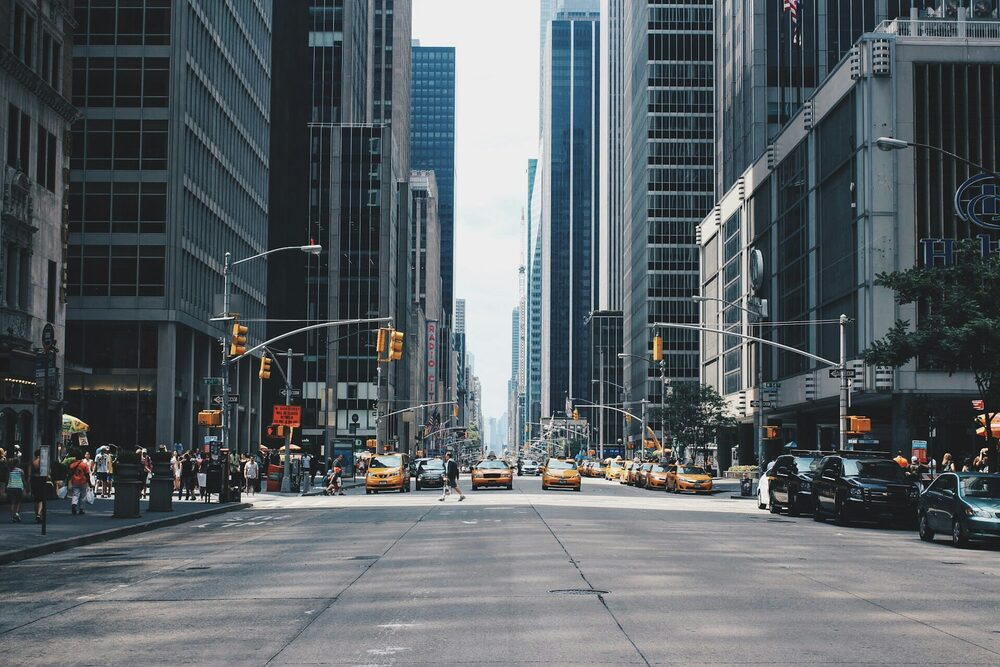
#> input picture Artificial intelligence/Find and adjust horizon line/nohorizon.jpeg, 1000 x 667 px
$ python find_horizon.py
#> lines starting #> are read from the running program, lines starting #| are printed output that depends on the picture; after the words box and inside, x2 and y2 are one past the last pixel; in counts of white or black regions, pixels touching at a corner belong together; long printed decimals are rounded
### Artificial intelligence/Find and adjust horizon line/crop_and_scale.py
import cv2

def get_cropping_and_scaling_parameters(original_resolution: tuple, new_resolution: tuple) -> dict:
    """
    :param original_resolution: resolution of original image, unscaled frame
    :param new_resolution: desired resolution for performing inference
    :return: a dictionary containing cropped frame and scaled frame
    """

    new_aspect_ratio = new_resolution[0] / new_resolution[1]
    original_aspect_ratio = original_resolution[0] / original_resolution[1]

    if new_aspect_ratio > original_aspect_ratio:
        print("new_aspect_ratio > original_aspect_ratio, swapping..")
        new_aspect_ratio = original_aspect_ratio

    height = original_resolution[1]
    width = original_resolution[0]

    new_width = height * new_aspect_ratio
    margin = (width - new_width) // 2

    cropping_start = int(margin)
    cropping_end = int(width - margin)

    scale_factor = new_resolution[1] / original_resolution[1]

    params = {"cropping_start": cropping_start, "cropping_end": cropping_end, "scale_factor": scale_factor}

    return params

def crop_and_scale(frame, cropping_start, cropping_end, scale_factor):
    frame = frame[:, cropping_start:cropping_end]
    frame = cv2.resize(frame, (0, 0), fx=scale_factor, fy=scale_factor)

    return frame

# test
# [16 lines that do not run on import are left out]

### Artificial intelligence/Find and adjust horizon line/draw_display.py
import numpy as np
from math import radians, cos, sin, pi
import cv2

FULL_ROTATION = 360
FULL_ROTATION_RADIANS = 2 * pi

def draw_horizon(frame: np.ndarray, roll: float , pitch: float,
                    fov: float, color: tuple, draw_groundline: bool):

    if roll is None:
        return

    roll = radians(roll)

    # determine if the sky is up or down based on the roll
    sky_is_up = (roll >= FULL_ROTATION_RADIANS * .75 or (roll > 0 and roll <= FULL_ROTATION_RADIANS * .25))

    distance = pitch / fov * frame.shape[0]
    # Line perpendicular to horizon line
    angle_perpendicular = roll + pi / 2
    x_perpendicular = distance * cos(angle_perpendicular) + frame.shape[1] / 2
    y_perpendicular = distance * sin(angle_perpendicular) + frame.shape[0] / 2

    # Horizon line
    run = cos(roll)
    rise = sin(roll)
    if run != 0:
        m = rise / run
        b = y_perpendicular - m * x_perpendicular
        points = _find_points(m, b, frame.shape)
        if not points:
            return
        else:
            p1, p2 = points

    else:
        p1 = (int(np.round(x_perpendicular)), 0)
        p2 = (int(np.round(x_perpendicular)), frame.shape[0])

    cv2.line(frame, p1, p2, color, 2)

    if draw_groundline and m != 0:
        m_perp = -1 / m
        b_perp = y_perpendicular - m_perp * x_perpendicular
        points = _find_points(-1 / m, b_perp, frame.shape)
        above_line = m * points[0][0] + b < points[0][1]
        if (sky_is_up and above_line) or (not sky_is_up and not above_line):
            p2 = points[0]
        else:
            p2 = points[1]
        p1x = int(np.round(x_perpendicular))
        p1y = int(np.round(y_perpendicular))
        p1 = (p1x, p1y)
        cv2.line(frame, p1, p2, (0, 191, 255), 1)


def _find_points(m: float, b: float, frame_shape: tuple) -> list:
    """"
    Given the slope (m), y intercept (b) and the frame shape (frame_shape),
    find the two points of the line that intersect with the border of the frame.
    """
    # special condition if slope is 0
    if m == 0:
        b = int(np.round(b))
        p1 = (0, b)
        p2 = (frame_shape[1], b)
        return [p1, p2]

    points_to_return = []
    # left
    if 0 < b <= frame_shape[0]:
        px = 0
        py = int(np.round(b))
        points_to_return.append((px, py))
    # top
    if 0 < -b / m <= frame_shape[1]:
        px = int(np.round(-b / m))
        py = 0
        points_to_return.append((px, py))
    # right
    if 0 < m * frame_shape[1] + b <= frame_shape[0]:
        px = frame_shape[1]
        py = int(np.round(m * frame_shape[1] + b))
        points_to_return.append((px, py))
    # bottom
    if 0 < (frame_shape[0] - b) / m <= frame_shape[1]:
        px = int(np.round((frame_shape[0] - b) / m))
        py = frame_shape[0]
        points_to_return.append((px, py))

    return points_to_return

### Artificial intelligence/Find and adjust horizon line/find_horizon.py
import cv2
import numpy as np
import skimage.measure
from math import atan2, cos, sin, pi, degrees, radians
from numpy.linalg import norm

from timeit import default_timer as timer

from draw_display import draw_horizon
from crop_and_scale import get_cropping_and_scaling_parameters, crop_and_scale

FULL_ROTATION = 360
KERNEL_SIZE = 5


class HorizonDetector:
    def __init__(self, exclusion_thresh: float, fov: float, acceptable_variance: float, frame_shape: tuple):
        """
        :param exclusion_thresh: how close horizon points have to be to predicted horizon in order to be considered valid
        :param fov: field of view of the camera
        :param acceptable_variance: minimum variance for horizon contour points
        :param frame_shape: used to convert exclusion_thresh from a pitch angle to pixels
        """

        self.exclusion_thresh = exclusion_thresh
        self.exclusion_thresh_pixels = exclusion_thresh * frame_shape[0] // fov
        self.fov = fov
        self.acceptable_variance = acceptable_variance
        self.frame_shape = frame_shape

        self.predicted_roll = None
        self.predicted_pitch = None
        self.recent_horizons = [None, None]

    def find_horizon(self, frame : np.ndarray, diagnostic_mode : bool = False):
        """
        :param frame:
        :param diagnostic_mode:
        :return: calculated values for horizon: roll, pitch, variance, is_good_horizon, mask
        """

        # If no horizon is found we should set default values
        roll, pitch, variance, is_good_horizon = None, None, None, None

        bgr2gray = cv2.cvtColor(frame, cv2.COLOR_BGR2GRAY)

        # Blue nuances
        lower = np.array([109, 0, 116])
        upper = np.array([153, 255, 255])
        hsv = cv2.cvtColor(frame, cv2.COLOR_BGR2HSV)
        hsv_mask = cv2.inRange(hsv, lower, upper)
        blue_filtered_greyscale = cv2.add(bgr2gray, hsv_mask)

        blur = cv2.bilateralFilter(blue_filtered_greyscale, 9, 50, 50)
        _, mask = cv2.threshold(blur, 250, 255, cv2.THRESH_OTSU)
        edges = cv2.Canny(image=bgr2gray, threshold1=200, threshold2=250)
        edges = skimage.measure.block_reduce(edges, (KERNEL_SIZE, KERNEL_SIZE), np.max)

        contours, _ = cv2.findContours(mask, cv2.RETR_TREE, cv2.CHAIN_APPROX_NONE)

        # If no regions were found
        if len(contours) == 0:
            self._predict_next_horizon()

            if diagnostic_mode:
                mask = cv2.cvtColor(mask, cv2.COLOR_GRAY2BGR)

            return roll, pitch, variance, is_good_horizon, mask

        largest_contour = sorted(contours, key=cv2.contourArea, reverse=True)[0]

        x_original = np.array([i[0][0] for i in largest_contour])
        y_original = np.array([i[0][1] for i in largest_contour])

        # Separate the points that lie on the edge of the frame from all other points
        # With the edge points we will know if sky is up
        x_abbr, y_abbr = [], []
        x_edge_points, y_edge_points = [], []

        for n, x_point in enumerate(x_original):
            y_point = y_original[n]

            if x_point == 0 or x_point == frame.shape[1] - 1 or y_point == 0 or y_point == frame.shape[0] - 1:
                x_edge_points.append(x_point)
                y_edge_points.append(y_point)
            else:
                x_abbr.append(x_point)
                y_abbr.append(y_point)

        max_points = 20
        step_size = len(x_edge_points) // max_points

        if step_size > 1:
            x_edge_points = x_edge_points[::step_size]
            y_edge_points = y_edge_points[::step_size]

        if x_edge_points:
            avg_x = np.average(x_edge_points)
            avg_y = np.average(y_edge_points)
        else:
            avg_x = np.average(x_abbr)
            avg_y = np.average(y_abbr)

        max_points = 100
        step_size = len(x_original) // max_points

        if step_size > 1:
            x_abbr  = x_abbr [::step_size]
            y_abbr = y_abbr[::step_size]

        if self.predicted_roll is not None:
            predicted_roll_radians = radians(self.predicted_roll)
            distance = self.predicted_pitch / self.fov * frame.shape[0]

            angle_perpendicular = predicted_roll_radians + pi / 2
            x_perpendicular = distance * cos(angle_perpendicular) + frame.shape[1] / 2
            y_perpendicular = distance * sin(angle_perpendicular) + frame.shape[0] / 2

            # Convert from roll and pitch of predicted horizon to m and b
            run = cos(predicted_roll_radians)
            rise = sin(predicted_roll_radians)

            if run != 0:
                predicted_m = rise / run
                predicted_b = y_perpendicular - predicted_m * x_perpendicular

            # 2 points on the line from the previous horizon
            p1 = np.array([0, predicted_b])
            p2 = np.array([frame.shape[1], predicted_m * frame.shape[1] + predicted_b])
            p2_minus_p1 = p2 - p1

        x_filtered = []
        y_filtered = []

        # Filter out points that don't lie on the edge
        for idx, x_point in enumerate(x_abbr):
            y_point = y_abbr[idx]

            # If point is already on some edge
            if edges[y_point // KERNEL_SIZE][x_point // KERNEL_SIZE] == 0:
                continue

            # If there is no predicted horizon
            if self.predicted_roll is None:
                x_filtered.append(x_point)
                y_filtered.append(y_point)
                continue

            # If there is a predicted horizon, check if the current point is close to it
            p3 = np.array([x_point, y_point])
            distance = norm(np.cross(p2_minus_p1, p1 - p3)) / norm(p2_minus_p1)
            if distance < self.exclusion_thresh_pixels:
                x_filtered.append(x_point)
                y_filtered.append(y_point)

        x_filtered = np.array(x_filtered)
        y_filtered = np.array(y_filtered)

        if diagnostic_mode:
            # Scaling
            desired_height = 500
            scale_factor = desired_height / frame.shape[0]
            desired_width = int(np.round(frame.shape[1] * scale_factor))
            desired_dimensions = (desired_width, desired_height)

            mask = cv2.resize(mask, desired_dimensions)
            mask = cv2.cvtColor(mask, cv2.COLOR_GRAY2BGR)

            # Draw points
            for n, i in enumerate(x_abbr):
                circle_x = int(np.round(i * scale_factor))
                circle_y = int(np.round(y_abbr[n] * scale_factor))
                cv2.circle(mask, (circle_x, circle_y), 5, (0, 255, 0), -1)

            for n, i in enumerate(x_filtered):
                circle_x = int(np.round(i * scale_factor))
                circle_y = int(np.round(y_filtered[n] * scale_factor))
                cv2.circle(mask, (circle_x, circle_y), 5, (0, 255, 0), -1)

            # Draw horizon (if it exists)
            if self.predicted_roll:
                lower_pitch = self.predicted_pitch + self.exclusion_thresh
                draw_horizon(mask, self.predicted_roll, lower_pitch, self.fov, (0, 150, 255), False)

                upper_pitch = self.predicted_pitch - self.exclusion_thresh
                draw_horizon(mask, self.predicted_roll, upper_pitch, self.fov, (0, 150, 255), False)

                cv2.putText(mask, 'Horizon Lock', (20, 40), cv2.FONT_HERSHEY_COMPLEX_SMALL, 1,
                            (0, 150, 255), 1, cv2.LINE_AA)

                # for testing
                _, edges_binary = cv2.threshold(edges, 10, 255, cv2.THRESH_BINARY)
                edges_binary = cv2.resize(edges_binary, desired_dimensions)
                cv2.imshow('canny', edges_binary)
                blue_filtered_greyscale = cv2.resize(blue_filtered_greyscale, desired_dimensions)
                cv2.imshow('blue_filtered_greyscale', blue_filtered_greyscale)
                mask = cv2.resize(mask, desired_dimensions)
                cv2.imshow('mask', mask)

        # If there are not enough points
        if x_filtered.shape[0] < 12:
            self._predict_next_horizon()
            return roll, pitch, variance, is_good_horizon, mask

        # Polynomial fit cu cele mai mici patrate
        m, b = np.polyfit(x_filtered, y_filtered, 1)
        roll = atan2(m, 1)
        roll = degrees(roll)

        # Sky direction (above/below)
        if m * avg_x + b > avg_y:
            sky_is_up = 1 # above
        else:
            sky_is_up = 0 # below


        # Take the dist from the center point of the image to the horizon and find the pitch in degress based on FOV and height
        # 2 points along horizon
        p1 = np.array([0, b])
        p2 = np.array([frame.shape[1], m * frame.shape[1] + b])
        # Center of the image
        p3 = np.array([frame.shape[1] // 2, frame.shape[0] // 2])
        # Distance to horizon
        distance_to_horizon = norm(np.cross(p2 - p1, p1 - p3)) / norm(p2 - p1)
        # Check if the plane is pointing above or below horizon
        if p3[1] < m * frame.shape[1] // 2 + b and sky_is_up:
            plane_pointing_up = 1
        elif p3[1] > m * frame.shape[1] // 2 + b and sky_is_up == False:
            plane_pointing_up = 1
        else:
            plane_pointing_up = 0

        pitch = distance_to_horizon / frame.shape[0] * self.fov
        if not plane_pointing_up:
            pitch *= -1

        # Variance will be treated as a confidence score
        p2_minus_p1 = p2 - p1
        distance_list = []

        for n, x_point in enumerate(x_filtered):
            y_point = y_filtered[n]
            p3 = np.array([x_point, y_point])
            distance = norm(np.cross(p2_minus_p1, p1 - p3)) / norm(p2_minus_p1)
            distance_list.append(distance)

        variance = np.average(distance_list) / frame.shape[0] * 100

        # Adjust the roll in 0-360 degrees range
        roll = self._adjust_roll(roll, sky_is_up)

        # determine if the horizon is acceptable
        if variance < self.acceptable_variance:
            is_good_horizon = 1
        else:
            is_good_horizon = 0
        self._predict_next_horizon(roll, pitch, is_good_horizon)

        return roll, pitch, variance, is_good_horizon, mask

    def _adjust_roll(self, roll: float, sky_is_up: bool) -> float:
        """
        Adjusts the roll to be within the range of 0-360 degrees.
        Removes negative values and values greater than 360 degrees.
        """
        roll = abs(roll % FULL_ROTATION)
        in_sky_is_up_sector = (roll >= FULL_ROTATION * .75 or (roll > 0 and roll <= FULL_ROTATION * .25))

        if sky_is_up == in_sky_is_up_sector:
            return roll
        if roll < FULL_ROTATION / 2:
            roll += FULL_ROTATION / 2
        else:
            roll -= FULL_ROTATION / 2
        return roll


    def _predict_next_horizon(self, current_roll = None, current_pitch = None, is_good_horizon = None):
        """
            Based on the positions of recent horizons, predict the approximate
            position of the next horizon.
            Used to filter out noise in the next iteration.
        """
        if not is_good_horizon:
            current_horizon = None
        else:
            current_horizon = (current_roll, current_pitch)

        self.recent_horizons.append(current_horizon)
        del self.recent_horizons[0]

        if None in self.recent_horizons:
            self.predicted_roll = None
            self.predicted_pitch = None
        else:
            roll1 = self.recent_horizons[0][0]
            roll2 = self.recent_horizons[1][0]
            roll_delta = roll2 - roll1
            self.predicted_roll = roll2 + roll_delta

            pitch1 = self.recent_horizons[0][1]
            pitch2 = self.recent_horizons[1][1]
            pitch_delta = pitch2 - pitch1
            self.predicted_pitch = pitch2 + pitch_delta

if __name__ == "__main__":

    path = "nohorizon.jpeg"
    frame = cv2.imread(path)
#> frame is the input picture: shape (667, 1000, 3); mean B, G, R 102.1, 97.9, 90.4

    ITERATIONS = 1000
    INFERENCE_RESOLUTION = (100, 100)
    ACCEPTABLE_VARIANCE = 1.3

    RESOLUTION = frame.shape[1::-1]

    CROP_AND_SCALE_PARAM = get_cropping_and_scaling_parameters(RESOLUTION, INFERENCE_RESOLUTION)
    EXCLUSION_THRESH = 3  # degrees of pitch above and below the horizon
    FOV = 48.8

    frame_small = crop_and_scale(frame, **CROP_AND_SCALE_PARAM)
#> in crop_and_scale, `frame = frame[:, cropping_start:cropping_end]`:
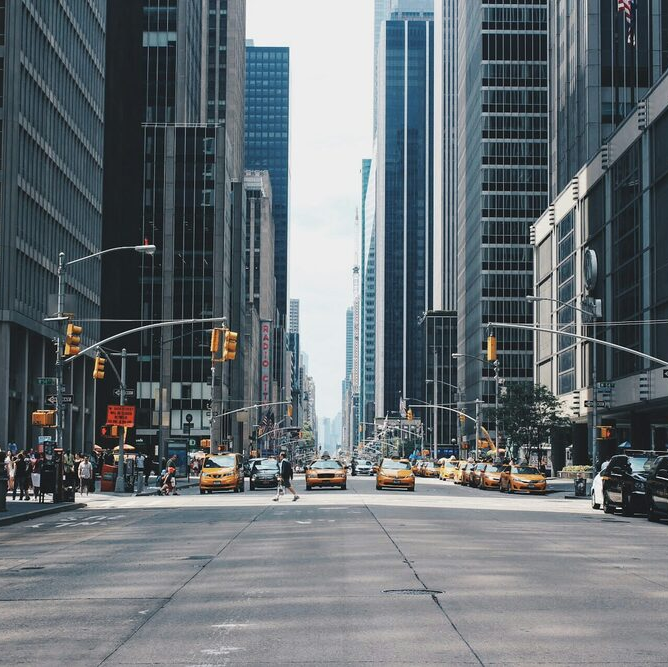
#> frame: shape (667, 668, 3); mean of channels 0, 1, 2 116.2, 111.4, 103.3; drawn as B, G, R
#> in crop_and_scale, `frame = cv2.resize(frame, (0, 0), fx=scale_factor, fy=scale_factor)`:
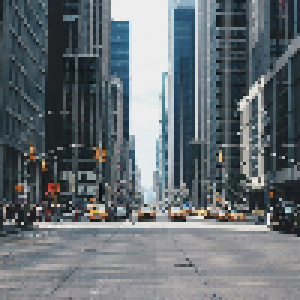
#> frame: shape (100, 100, 3) (shown 3 times larger); mean of channels 0, 1, 2 115.8, 111, 102.8; drawn as B, G, R
    horizon_detector = HorizonDetector(EXCLUSION_THRESH, FOV, ACCEPTABLE_VARIANCE, INFERENCE_RESOLUTION)

    print("Start..")
    t1 = timer()
    for n in range(ITERATIONS):
        frame_small = crop_and_scale(frame, **CROP_AND_SCALE_PARAM)
        output = horizon_detector.find_horizon(frame_small, diagnostic_mode=False)
#> this loop made 1000 passes
#> pass 1, in find_horizon, `bgr2gray = cv2.cvtColor(frame, cv2.COLOR_BGR2GRAY)`:
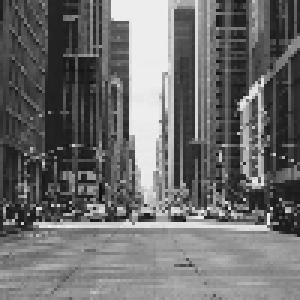
#> bgr2gray: shape (100, 100) (shown 3 times larger); min 12, max 240, mean 109.1
#> pass 1, in find_horizon, `hsv_mask = cv2.inRange(hsv, lower, upper)`:
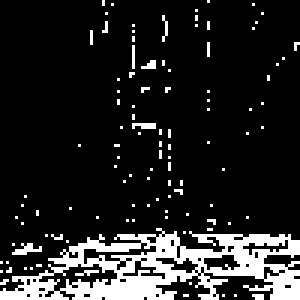
#> hsv_mask: shape (100, 100) (shown 3 times larger); 14.1% white; 107 white regions (105 under 20 px), largest, box (x1, y1, x2, y2) and area: (0, 76, 100, 100) 1167, (4, 81, 14, 85) 21
#> pass 1, in find_horizon, `blue_filtered_greyscale = cv2.add(bgr2gray, hsv_mask)`:
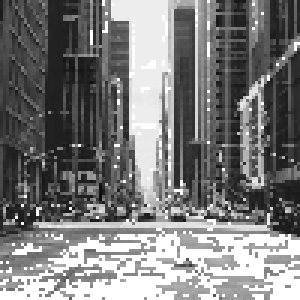
#> blue_filtered_greyscale: shape (100, 100) (shown 3 times larger); min 12, max 255, mean 123.6

    t2 = timer()
    elapsed_time = t2 - t1
    fps = np.round(ITERATIONS / elapsed_time, decimals=2)
    print(f"{fps} FPS")

    output = horizon_detector.find_horizon(frame_small, diagnostic_mode=True)
    roll, pitch, variance, is_good_horizon, mask = output
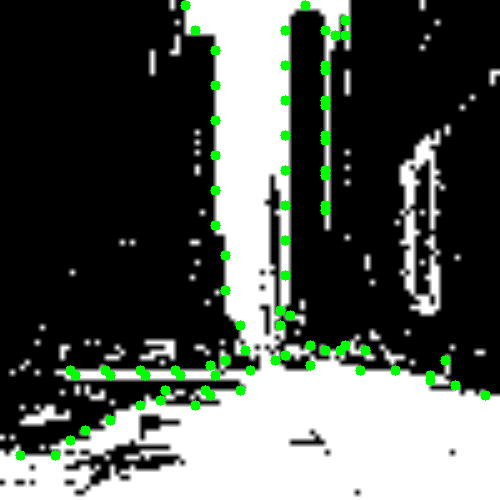
#> mask: shape (500, 500, 3); mean B, G, R 83.5, 89.6, 83.5
    color = (255, 0, 0)

    draw_horizon(frame, roll, pitch, FOV, color, True)
#> in draw_horizon, `cv2.line(frame, p1, p2, (0, 191, 255), 1)`:
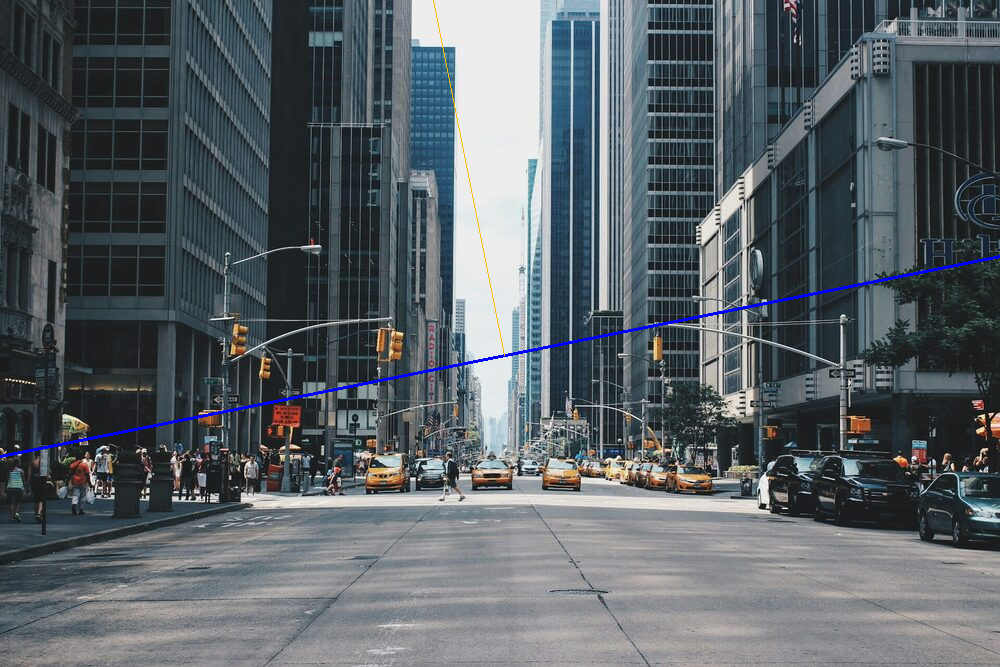
#> frame: shape (667, 1000, 3); mean B, G, R 102.7, 97.5, 90.1

    print(f"Roll: {roll}")
#| Roll: 168.720
    print(f"Pitch: {pitch}")
#| Pitch: -1.605

    center = (frame.shape[1] // 2, frame.shape[0] // 2)
    radius = frame.shape[0] // 100
    cv2.circle(frame, center, radius, (255, 0, 0), 2)
#> frame: shape (667, 1000, 3); 0.02% of pixels changed, all inside (x1, y1, x2, y2) = (493, 326, 508, 341)

    cv2.imshow("frame", frame)
    cv2.imshow("mask", mask)

    if is_good_horizon == 1 or is_good_horizon == True:
        normalized_roll = ((roll + 180) % 360) - 180

        M = cv2.getRotationMatrix2D((frame.shape[1] // 2, frame.shape[0] // 2), normalized_roll, 1.0)
        rotated_frame = cv2.warpAffine(frame, M, (frame.shape[1], frame.shape[0]),
                                       flags=cv2.INTER_LINEAR, borderMode=cv2.BORDER_REPLICATE)
        cv2.putText(rotated_frame, f"Rotated by {normalized_roll:.2f} deg", (20, 40),
                    cv2.FONT_HERSHEY_SIMPLEX, 1, (0, 0, 255), 2)
        cv2.imshow("rotated_frame", rotated_frame)

    cv2.waitKey(0)
